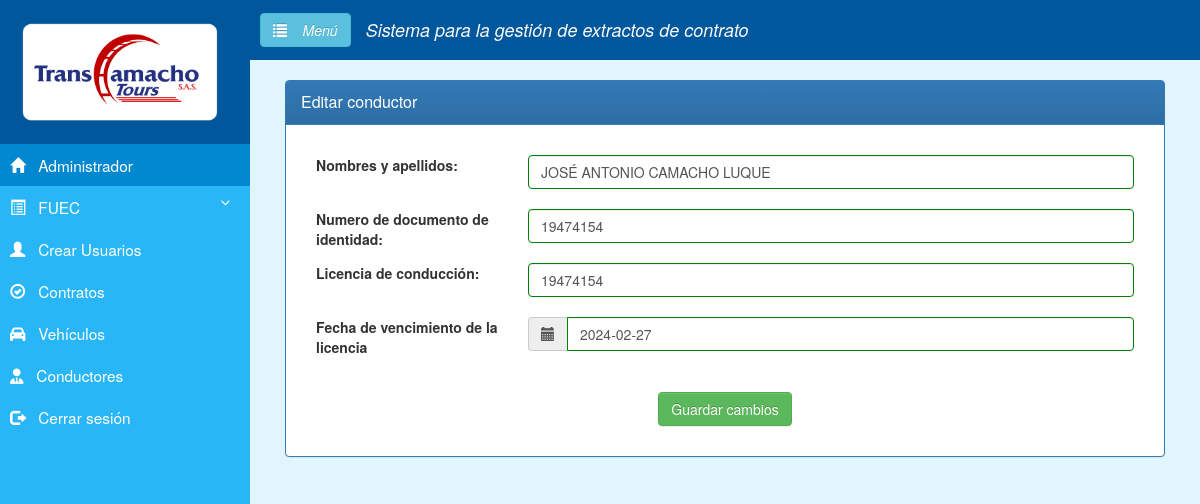
Page /fuec/editcond.php?idcond=12 (signed in) on the committed database.
### tables this page shows
CREATE TABLE `usuarios` (
  `id` int(11) NOT NULL,
  `usuario` varchar(30) NOT NULL,
  `password` varchar(130) NOT NULL,
  `nombre` varchar(100) NOT NULL,
  `correo` varchar(80) NOT NULL,
  `last_session` datetime DEFAULT NULL,
  `activacion` int(11) NOT NULL DEFAULT 0,
  `token` varchar(40) NOT NULL,
  `token_password` varchar(100) DEFAULT NULL,
  `password_request` int(11) DEFAULT 0,
  `tipo_usuario` varchar(20) NOT NULL,
  `fechacreacionuser` timestamp NOT NULL DEFAULT current_timestamp()
);

CREATE TABLE `conductores` (
  `idcond` int(11) NOT NULL,
  `nombcond` text NOT NULL,
  `docucond` int(11) NOT NULL,
  `licecond` int(11) NOT NULL,
  `vigecond` date NOT NULL
);

### fuec/sessionstart.php (called while the page is built, shortened)
<?php
  $idUsuario = $_SESSION['id_usuario'];
  $sql = "SELECT id, nombre, tipo_usuario FROM usuarios WHERE id = '$idUsuario'";
  $result = $mysqli->query($sql);
  $row = $result->fetch_assoc();
?>

### fuec/function.php (called while the page is built, shortened)
<?php
function db_query($query) {
    $connection = mysqli_connect("localhost","u910043597_fuec","Fuec2021","u910043597_fuec");
    $result = mysqli_query($connection,$query);
    return $result;
}
function select_id($tblname,$field_name,$field_id){
	$sql = "Select * from ".$tblname." where ".$field_name." = ".$field_id."";
	$db=db_query($sql);
	return $sql;
}
?>

### fuec/editcond.php (the view, shortened to what this page needs)
<?php
include 'header.php';
?>
<html>
<head>
	<link href="https://cdnjs.cloudflare.com/ajax/libs/twitter-bootstrap/3.3.7/css/bootstrap.css" rel="stylesheet"/>
	<link href="https://cdnjs.cloudflare.com/ajax/libs/bootstrap-datetimepicker/4.17.37/css/bootstrap-datetimepicker.css" rel="stylesheet"/>
</head>
<body>
<div class="container-fluid" style="margin-top:60px">
<div class="panel panel-primary">
	<div class="panel-heading">
		<div class="panel-title">Editar conductor</div>
	</div>
	<div class="panel-body">
<?php
include("function.php");
$id = $_GET['idcond'];
select_id('conductores','idcond',$id);
?>
<form action="" method="post">
			<div class="form-group row panel-body">
			    <div class="col-lg-3 col-md-3 col-sm-3 col-xs-3">
			    	<label>Nombres y apellidos:</label>
			    </div>
			    <div class="col-lg-9 col-md-9 col-sm-9 col-xs-9">
			    	<input type="text" pattern="[A-Z]{}" class="form-control UpperCase" name="nombcond" placeholder="Requerido" value="<?php echo $row->nombcond;?>" required><br>
			    </div>
			    <div class="col-lg-3 col-md-3 col-sm-3 col-xs-3">
			    	<label>Numero de documento de identidad:</label>
			    </div>
			    <div class="col-lg-9 col-md-9 col-sm-9 col-xs-9">
			    	<input type="text" pattern="[0-9]{6,10}" class="form-control" name="docucond" placeholder="Requerido" value="<?php echo $row->docucond;?>" oninvalid="setCustomValidity('Este campo solo acepta números entre 6 y 10 dígitos')" onchange="try{setCustomValidity('')}catch(e){}" required /><br>
			    </div>
			    <div class="col-lg-3 col-md-3 col-sm-3 col-xs-3">
			    	<label>Licencia de conducción:</label>
			    </div>
			    <div class="col-lg-9 col-md-9 col-sm-9 col-xs-9">
			    	<input type="text" pattern="[0-9]{6,10}" class="form-control" name="licecond" placeholder="Requerido" value="<?php echo $row->licecond;?>" oninvalid="setCustomValidity('Este campo solo acepta números entre 6 y 10 dígitos')" onchange="try{setCustomValidity('')}catch(e){}" required /><br>
			    </div>
				<div class="col-lg-3 col-md-3 col-sm-3 col-xs-3">
					<label>Fecha de vencimiento de la licencia</label>
				</div>
				<div>
					<div id="datetime" class="col-lg-9 col-md-9 col-sm-9 col-xs-9">
						<div class='input-group date Calendario'>
							<span class="input-group-addon"><span class="glyphicon glyphicon-calendar"></span></span>
							<input type='text' name="vigecond" id="txtFecha" class="form-control" placeholder="Requerido" value="<?php echo $row->vigecond;?>" required />
						</div>
					</div>
				</div>
			</div>
		<div class="form-group" align="center">
				<button name="submit" type="submit" class="btn btn-success">Guardar cambios</button>
		</div>
</form>
</div>
</div>
</div>
</body>
</html>

### fuec/header.php (shortened to what this page needs)
<?php
require 'conexion.php';
include 'sessionstart.php';
?>
<!DOCTYPE html>
<html lang="es">
    <head>
    <link rel="stylesheet" href="https://maxcdn.bootstrapcdn.com/bootstrap/3.3.7/css/bootstrap.min.css">
    <link rel="stylesheet" href="https://maxcdn.bootstrapcdn.com/bootstrap/3.3.7/css/bootstrap-theme.min.css">
    <link rel="stylesheet" type="text/css" href="css/estilos.css">
</head>
<body style="background:#E1F5FE;">
<div class="wrapper" >
  <nav id="sidebar">
    <div class="sidebar-header">
      <img src="img/logo.png" style="width:200px;">
    </div>
    <ul class="list-unstyled components" style="margin-top: -20px;">
      <li class="active">
        <a href="welcome.php"><span class="glyphicon glyphicon-home"></span>&nbsp;&nbsp;&nbsp;<?php echo ''.utf8_decode($row['nombre']); ?></a>
      </li>
      <li>
        <a href="#homeSubmenu" data-toggle="collapse" aria-expanded="false"><span class="glyphicon glyphicon-list-alt"></span>&nbsp;&nbsp;&nbsp;FUEC</a>
      </li>
<?php ob_start(); if($_SESSION['tipo_usuario']== 'Administrador') { ?><li><a href="crearusuario.php"><span class="glyphicon glyphicon-user"></span>&nbsp;&nbsp;&nbsp;Crear Usuarios</a></li><?php }?>
      <li>
        <a href="boedcont.php"><span class="glyphicon glyphicon-ok-circle"></span>&nbsp;&nbsp;&nbsp;Contratos</a>
        <a href="boedvehi.php"><span class="fas fa-car"></span>&nbsp;&nbsp;&nbsp;Vehículos</a>
        <a href="boedcond.php"><span class="fas fa-user-tie"></span>&nbsp;&nbsp;&nbsp;Conductores</a>
        <a href="logout.php"><span class="glyphicon glyphicon-log-out"></span>&nbsp;&nbsp;&nbsp;Cerrar sesión</a>
      </li>
    </ul>
  </nav>
<div id="content">
<div class="encabezado">
    <button type="button" id="sidebarCollapse" class="btn btn-info navbar-btn">
        <i class="glyphicon glyphicon glyphicon-list"></i>
        <span>&nbsp;&nbsp;&nbsp;Menú</span>
    </button>
    <h4>&nbsp;&nbsp;&nbsp;Sistema para la gestión de extractos de contrato</h4>
</div>

### fuec/css/estilos.css (style rules this page uses)
body { font-family: 'Poppins', sans-serif; background: #E1F5FE; }
.encabezado { background-color: #01579B; margin-left: -20px; margin-top: -20px; padding: 0px 0px 0px 10px; color: #fafafa; text-align: center; display: flex; align-items: center; font-size: 20px; font-style: italic; font-weight:600; position: fixed; width: 100%; height: 60px; z-index: 98; }
a, a:hover, a:focus { text-decoration: none; transition: all 0.3s; }
.navbar-btn { box-shadow: none; outline: none !important; border: none; }
.wrapper { display: flex; align-items: stretch; }
#sidebar { min-width: 250px; max-width: 250px; background: #29B6F6; color: #fff; transition: all 0.3s; position: fixed; z-index: 99; height: 100%; }
#sidebar a, #sidebar a:hover, #sidebar a:focus { color: inherit; text-decoration: none; }
#sidebar .sidebar-header { padding: 20px; background: #01579B; }
#sidebar ul.components { padding: 20px 0; border-bottom: 1px solid #29B6F6; }
#sidebar ul li a { padding: 10px; font-size: 1.1em; display: block; }
#sidebar ul li.active > a, a[aria-expanded="true"] { color: #fff; background: #0288D1; }
a[data-toggle="collapse"] { position: relative; }
a[aria-expanded="false"]::before, a[aria-expanded="true"]::before { content: '\e259'; display: block; position: absolute; right: 20px; font-family: 'Glyphicons Halflings'; font-size: 0.6em; }
#content { padding: 20px; min-height: 100vh; transition: all 0.3s; margin-left: 250px; }
form input:valid { border:1px solid green; }

### rows in the picture
usuarios: nombre "Administrador"
conductores: nombcond "JOSÉ ANTONIO CAMACHO LUQUE", docucond "19474154", licecond "19474154", vigecond "2024-02-27"
